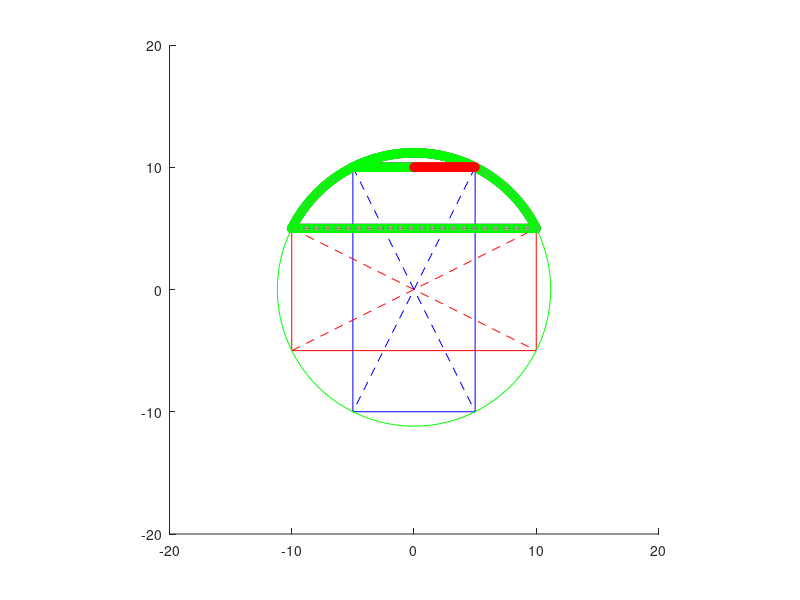

Write MATLAB code to recreate this figure.
draw_ractangle = @(points, style) {
    plot(points(:,1),points(:,2), style);
    plot([points(end,1),points(1,1)]',...
         [points(end,2),points(1,2)]', style);

    plot([points(1,1),points(3,1)]',...
         [points(1,2),points(3,2)]', ['--',style]);

    plot([points(2,1),points(4,1)]',...
         [points(2,2),points(4,2)]', ['--',style]);
};

rotate_z = @(theta) [ cos(theta),sin(theta);
                     -sin(theta),cos(theta)];

get_angle = @(coord) atan2(coord(1,2),coord(1,1));

square_pipe.length = 10;
square_pipe.width  = 20;

rotate_center.x    = 0;
rotate_center.y    = 0;

rot_angle = pi / 2;

ori_points = [
     square_pipe.length / 2  ,  square_pipe.width / 2;
    -square_pipe.length / 2  ,  square_pipe.width / 2;
    -square_pipe.length / 2  , -square_pipe.width / 2;
     square_pipe.length / 2  , -square_pipe.width / 2;
];

hold on;
axis equal;
show_limits = max(square_pipe.length, square_pipe.width);
axis([-show_limits show_limits -show_limits show_limits]);

draw_ractangle(ori_points,'b');

rot_points = ori_points;
for col = 1 : size(rot_points)
    rot_points(col,:) =rot_points(col,:) * rotate_z(rot_angle);
end
draw_ractangle(rot_points,'r');

radius = sqrt(ori_points(1,1)^2 + ori_points(1,2)^2);
theta = linspace(0, 2 * pi, 100);
circle.x = radius * cos(theta);
circle.y = radius * sin(theta);
plot(circle.x, circle.y, 'g');

% plot(ori_points(1,1),ori_points(1,2),'bo');
% plot(rot_points(1,1),rot_points(1,2),'ro');

% delta_x = rot_points(1,1) - ori_points(1,1);
% delta_y = rot_points(1,2) - ori_points(1,2);
% chord_length = sqrt(delta_x^2 + delta_y^2);
% delta_angle = asin(chord_length / (2 * radius));
% delta_angle = delta_angle * 2;

% start_angle = atan(ori_points(1,2) / ori_points(1,1));
% end_angle = start_angle + delta_angle;
% alpha = linspace(start_angle, end_angle, 100);
% run.x = (radius) * cos(alpha);
% run.y = (radius) * sin(alpha);
% plot(run.x, run.y, 'mo');

% animation_x = (radius + 1) * cos(alpha);
% animation_y = (radius + 1) * sin(alpha);
% for i = 1 : 100
    % plot(animation_x(i) ,animation_y(i), 'co');
    % pause(0.1);
% end
laser.trail_1 = [linspace(0, -square_pipe.length / 2, 100).', square_pipe.width / 2 * ones(100,1)];

start_point = ori_points(2,:);
end_point   = start_point * rotate_z(-rot_angle);
start_angle = get_angle(start_point);
end_angle   = get_angle(end_point);
alpha = linspace(start_angle, end_angle, 100);
for i = 1 : 100
    mat(i,1) = radius * cos(alpha(1,i));
    mat(i,2) = radius * sin(alpha(1,i));
end
laser.trail_2 = [mat];

rot_points = ori_points;
for col = 1 : size(rot_points)
    rot_points(col,:) =rot_points(col,:) * rotate_z(-rot_angle);
end
start_point = rot_points(2,:);
end_point   = rot_points(3,:);
laser.trail_3 = [linspace(start_point(1,1), end_point(1,1), 100).', linspace(start_point(1,2), end_point(1,2), 100).'];

start_point = end_point;
end_point   = start_point * rotate_z(-rot_angle);
start_angle = get_angle(start_point);
end_angle   = get_angle(end_point);
alpha = linspace(start_angle, end_angle, 100);
for i = 1 : 100
    mat(i,1) = radius * cos(alpha(1,i));
    mat(i,2) = radius * sin(alpha(1,i));
end
laser.trail_4 = [mat];

for col = 1 : size(rot_points)
    rot_points(col,:) =rot_points(col,:) * rotate_z(-rot_angle);
end
start_point = rot_points(3,:);
end_point   = rot_points(4,:);
laser.trail_5 = [linspace(start_point(1,1), end_point(1,1), 100).', linspace(start_point(1,2), end_point(1,2), 100).'];

start_point = end_point;
end_point   = start_point * rotate_z(-rot_angle);
start_angle = get_angle(start_point);
end_angle   = get_angle(end_point);
alpha = linspace(start_angle, end_angle, 100);
for i = 1 : 100
    mat(i,1) = radius * cos(alpha(1,i));
    mat(i,2) = radius * sin(alpha(1,i));
end
laser.trail_6 = [mat];

for col = 1 : size(rot_points)
    rot_points(col,:) =rot_points(col,:) * rotate_z(-rot_angle);
end
start_point = rot_points(4,:);
end_point   = rot_points(1,:);
laser.trail_7 = [linspace(start_point(1,1), end_point(1,1), 100).', linspace(start_point(1,2), end_point(1,2), 100).'];

start_point = end_point;
end_point   = start_point * rotate_z(-rot_angle);
start_angle = get_angle(start_point);
end_angle   = get_angle(end_point);
alpha = linspace(start_angle, end_angle, 100);
for i = 1 : 100
    mat(i,1) = radius * cos(alpha(1,i));
    mat(i,2) = radius * sin(alpha(1,i));
end
laser.trail_8 = [mat];

laser.trail_9 = [linspace(square_pipe.length / 2, 0, 100).', square_pipe.width / 2 * ones(100,1)];

for i = 1 : 100
    plot(laser.trail_1(i,1), laser.trail_1(i,2), '-mo', 'LineWidth',1);
    pause(0.01);
end

for i = 1 : 100
    plot(laser.trail_2(i,1), laser.trail_2(i,2), '-mo', 'LineWidth', 1);
    pause(0.01);
end

for i = 1 : 100
    plot(laser.trail_3(i,1), laser.trail_3(i,2), '-mo', 'LineWidth', 1);
    pause(0.01);
end

for i = 1 : 100
    plot(laser.trail_4(i,1), laser.trail_4(i,2), '-mo', 'LineWidth', 1);
    pause(0.01);
end

for i = 1 : 100
    plot(laser.trail_5(i,1), laser.trail_5(i,2), '-go', 'LineWidth', 1);
    pause(0.01);
end

for i = 1 : 100
    plot(laser.trail_6(i,1), laser.trail_6(i,2), '-go', 'LineWidth', 1);
    pause(0.01);
end

for i = 1 : 100
    plot(laser.trail_7(i,1), laser.trail_7(i,2), '-go', 'LineWidth', 1);
    pause(0.01);
end

for i = 1 : 100
    plot(laser.trail_8(i,1), laser.trail_8(i,2), '-go', 'LineWidth', 1);
    pause(0.01);
end

for i = 1 : 100
    plot(laser.trail_9(i,1), laser.trail_9(i,2), '-ro', 'LineWidth', 1);
    pause(0.01);
end
